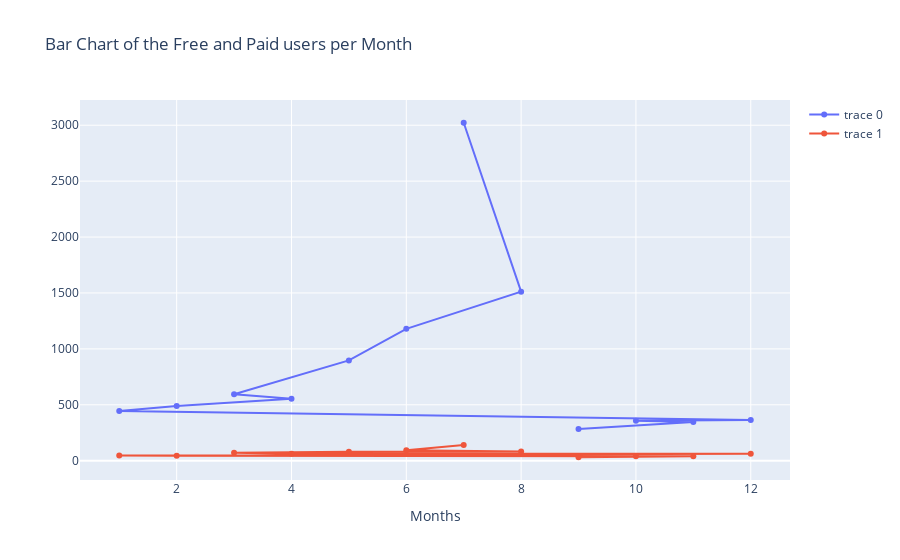

The code cell stored with this chart in its notebook:
### Code cell
need_visuals(df1=free_users,df2=paid_users,col1='Month',col2='Count',visual='scatter',dict_title={'title':'Bar Chart of the Free and Paid users per Month','xaxis':{'title':'Months'}})

### Figure 1 — Plotly figure (JSON) as saved in the notebook; plotly's stock layout.template omitted (floating-point values rounded to 4 significant figures)
{"data": [{"type": "scatter", "x": [7, 8, 6, 5, 3, 4, 2, 1, 12, 10, 11, 9], "y": [3022, 1511, 1179, 897, 595, 553, 489, 444, 363, 357, 347, 283]}, {"type": "scatter", "x": [7, 6, 8, 5, 3, 4, 12, 1, 2, 10, 11, 9], "y": [141, 93, 83, 81, 72, 63, 63, 47, 45, 41, 40, 31]}], "layout": {"title": {"text": "Bar Chart of the Free and Paid users per Month"}, "xaxis": {"title": {"text": "Months"}}}}
